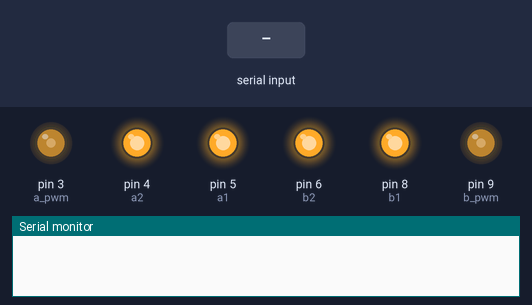
The sketch below on a simulated Arduino Uno, built with avr-gcc and run on an emulated ATmega328P. On the bench: output pins drawn as LEDs (lit = HIGH), the last lines printed to the serial monitor. Dashed ring = blinking. The inputs (shaded band) are chosen by the test bench.

Above: at 1.2 s.
1.3 s: "t" received over Serial
At 2.9 s:
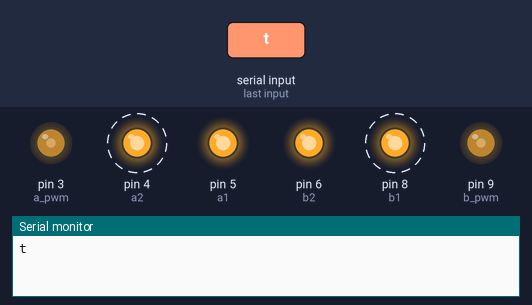
4.0 s: "w" received over Serial
At 5.3 s:
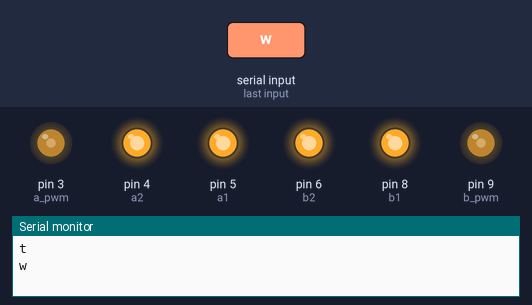
5.6 s: "a" received over Serial
At 6.6 s:
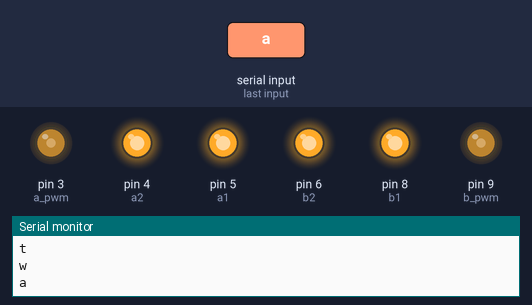
Timing chart, 0 to 8.6 s (numbered marks = the images above; inputs shaded):
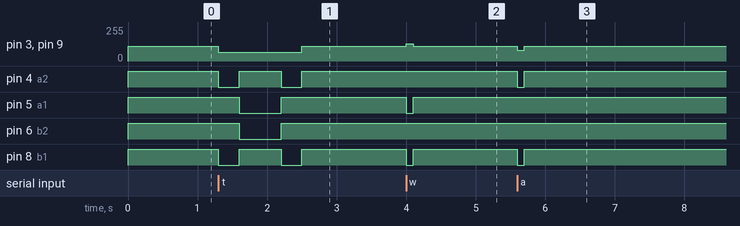

The sketch:

digitizer_hara.ino
```cpp
#define a1 5
#define a2 4
#define a_pwm 3
#define b2 6
#define b1 8
#define b_pwm 9
void setup() {
  // put your setup code here, to run once:
pinMode(a1,OUTPUT);
pinMode(a2,OUTPUT);
pinMode(b1,OUTPUT);
pinMode(b2,OUTPUT);
pinMode(a_pwm,OUTPUT);
pinMode(b_pwm,OUTPUT);
Serial.begin(9600);
}
char c;
void loop() {
  // put your main code here, to run repeatedly:
 if (Serial.available())
 {
  c=Serial.read();
  switch(c){
    case 'w':
    forward();
    break;
    case 'a':
    left();
    break;
    case 'd':
    forward();
    break;
    case 's':
    halt();
    break;
    case 't':
    triangle();
    break;
    case 'q':
    square();
    break;
  }
  halt();
}
halt1();
}
void left()
 {
  digitalWrite(a1,HIGH);
  digitalWrite(a2,LOW);
  analogWrite(a_pwm,80);
  digitalWrite(b1,LOW);
  digitalWrite(b2,HIGH);
  analogWrite(b_pwm,80);
      delay(100);
  Serial.println("a");

 }

  void right()
 {
          digitalWrite(a2, HIGH);
          digitalWrite(a1, LOW);
          analogWrite(a_pwm,80);
  digitalWrite(b1,HIGH);
  digitalWrite(b2,LOW);
  analogWrite(b_pwm,80);
  delay(100);
  Serial.println("d");
 }
  void forward()
 {
  digitalWrite(a1,LOW);
  digitalWrite(a2,HIGH);
  analogWrite(a_pwm,130);
  digitalWrite(b1,LOW);
  digitalWrite(b2,HIGH);
  analogWrite(b_pwm,130);
  delay(100);
    Serial.println("w");
 }
 void halt(){
   digitalWrite(a1,HIGH);
  digitalWrite(a2,HIGH);
  analogWrite(a_pwm,110);
  digitalWrite(b1,HIGH);
  digitalWrite(b2,HIGH);
  analogWrite(b_pwm,110);
 }
  void halt1(){
   digitalWrite(a1,HIGH);
  digitalWrite(a2,HIGH);
  analogWrite(a_pwm,110);
  digitalWrite(b1,HIGH);
  digitalWrite(b2,HIGH);
  analogWrite(b_pwm,110);
 }

 void triangle(){
digitalWrite(a1,HIGH);
  digitalWrite(a2,LOW);
  analogWrite(a_pwm,65);
  digitalWrite(b1,LOW);
  digitalWrite(b2,HIGH);
  analogWrite(b_pwm,65);
      delay(300);
         digitalWrite(a2, HIGH);
          digitalWrite(a1, LOW);
          analogWrite(a_pwm,65);
  digitalWrite(b1,HIGH);
  digitalWrite(b2,LOW);
  analogWrite(b_pwm,65);
  delay(600);
  digitalWrite(a1,HIGH);
  digitalWrite(a2,LOW);
  analogWrite(a_pwm,65);
  digitalWrite(b1,LOW);
  digitalWrite(b2,HIGH);
  analogWrite(b_pwm,65);
      delay(300);
      Serial.println('t');

 }

 void square(){
  triangle();
  triangle();
  Serial.println('q');
 }
```

Measured:
- after the input at 1.3 s, pin 3 (a_pwm), pin 9 (b_pwm): 110/255 → 65/255 at once, → 110/255 1.2 s later; pin 4 (a2), pin 8 (b1): alternates HIGH for 0.60 s and LOW for 0.30 s, 4 changes in all, then stays HIGH, starting at once; pin 5 (a1), pin 6 (b2): HIGH → LOW after 0.30 s, → HIGH 0.60 s later
- after the input at 4.0 s, pin 3 (a_pwm), pin 9 (b_pwm): 110/255 → 130/255 at once, → 110/255 0.10 s later; pin 5 (a1), pin 8 (b1): HIGH → LOW at once, → HIGH 0.10 s later
- after the input at 5.6 s, pin 3 (a_pwm), pin 9 (b_pwm): 110/255 → 80/255 at once, → 110/255 0.10 s later; pin 4 (a2), pin 8 (b1): HIGH → LOW at once, → HIGH 0.10 s later
